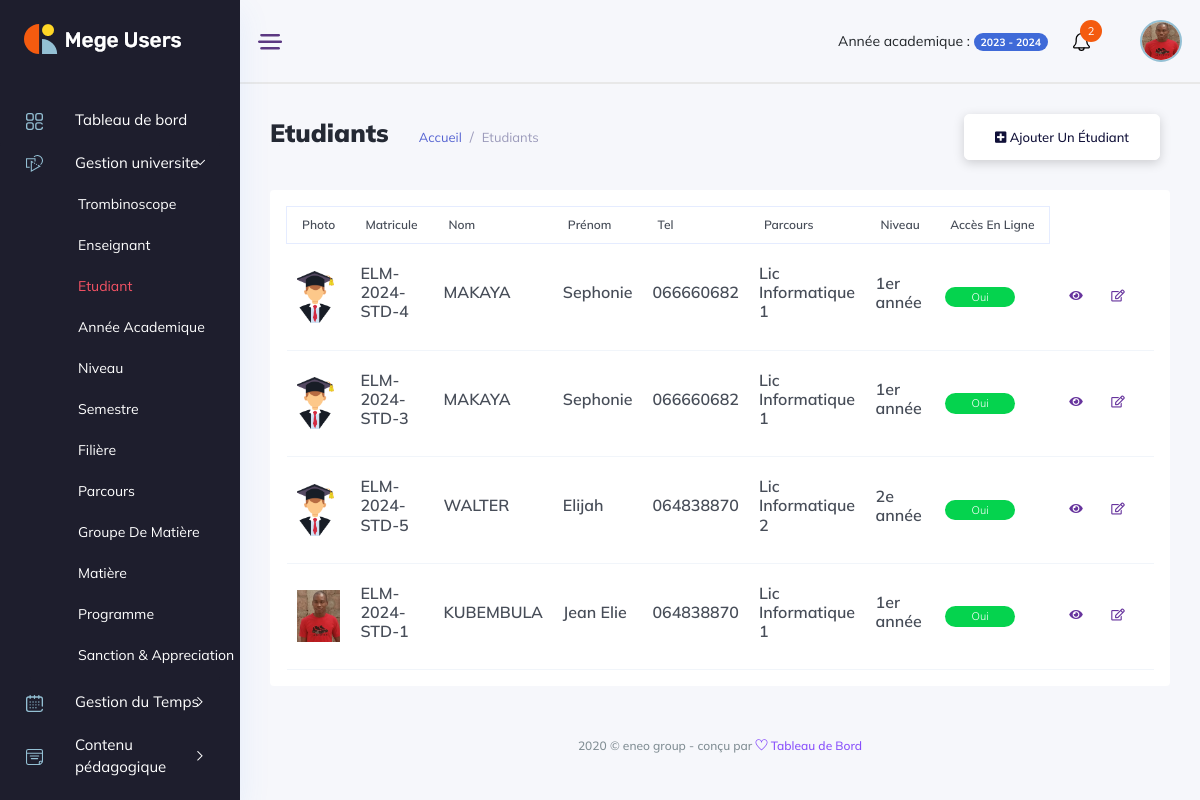
Page /gestion_universite/students/ (signed in) on the earlier database version.
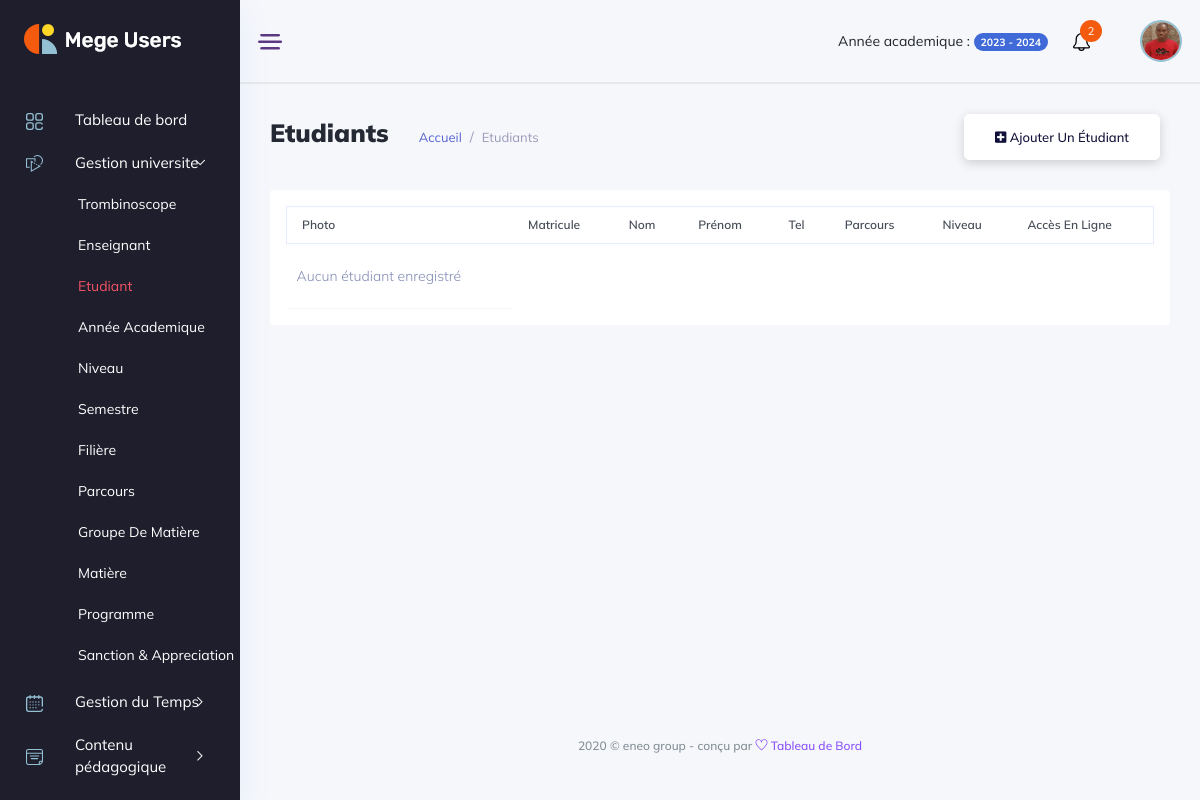
Same page on the later database version.
### backend/models/gestion_ecole.py (models this page shows, shortened)
class StudentCareer(models.Model):
    student = models.ForeignKey(Student, on_delete=models.SET_NULL, blank=True, null=True)
    career = models.ForeignKey(Career, on_delete=models.SET_NULL, blank=True, null=True)
    academic_year = models.ForeignKey(AcademicYear, on_delete=models.SET_NULL, blank=True, null=True)
    semester = models.ForeignKey(Semester, on_delete=models.SET_NULL, blank=True, null=True)
    is_registered =  models.BooleanField(default=False)
    is_valid =  models.BooleanField(default=False)
    school = models.ForeignKey(Etablishment, on_delete=models.CASCADE, null=True)
    created_at = models.DateTimeField(auto_now_add=True)
    updated_at = models.DateTimeField(auto_now=True)

class Career(models.Model):
    title = models.CharField(max_length=50)
    sector = models.ForeignKey(Sector, on_delete=models.SET_NULL, blank=True, null=True)
    created_at = models.DateTimeField(auto_now_add=True)
    updated_at = models.DateTimeField(auto_now=True)

class Semester(models.Model):
    title = models.CharField(max_length=50)
    level = models.ForeignKey(Level, on_delete=models.SET_NULL, null=True, blank=True)
    created_at = models.DateTimeField(auto_now_add=True)
    updated_at = models.DateTimeField(auto_now=True)

class Level(models.Model):
    label = models.CharField(max_length=50)
    fees = models.IntegerField(default=1000)
    school = models.ForeignKey(Etablishment, on_delete=models.CASCADE, null=True)
    created_at = models.DateTimeField(auto_now_add=True)
    updated_at = models.DateTimeField(auto_now=True)

### backend/models/user_account.py (models this page shows, shortened)
class Student(models.Model):
    registration_number = models.CharField(max_length=255, unique=True)
    lastname = models.CharField(max_length=50, null=True, blank=True)
    firstname = models.CharField(max_length=50, null=True, blank=True)
    address = models.CharField(max_length=50, null=True, blank=True)
    tel = models.CharField(max_length=20, blank=True)
    city = models.CharField(max_length=17, choices=cities, blank=True)
    sex = models.CharField(max_length=10, choices=sexes, blank=True)
    email = models.CharField(max_length=120, unique=True, blank=True, null=True)
    bithday = models.DateField(null=True, blank=True)
    nationality = models.CharField(max_length=20, blank=True)
    blood_type = models.CharField(max_length=5, blank=True, null=True, choices=type_blood)
    birthday_place = models.CharField(max_length=100, blank=True, null=True)
    allergy = models.CharField(max_length=255, blank=True, null=True)
    picture = models.ImageField(upload_to="student_images", blank=True, null=True)
    status = models.BooleanField(default=False)
    is_valid = models.BooleanField(default=False)
    created_at = models.DateTimeField(auto_now_add=True, null=True)
    updated_at = models.DateTimeField(auto_now=True, null=True)
    def file_exists(self):
        if self.picture:
            return os.path.exists(settings.MEDIA_ROOT / str(self.picture))
        return False

### manager_dashboard/views/gestion_universite_view.py (the view)
class StudentsView(View):
    template = "manager_dashboard/gestion_universite/etudiants.html"
    def dispatch(self,request, *args, **kwargs):
        if not request.user.is_authenticated:
            return redirect('backend:login')
        if request.user.is_manager or request.user.is_admin:
            return super().dispatch(request, *args, **kwargs)
        return redirect('backend:logout')
    def get(self, request, *args, **kwargs):
        try:
            academic_year = AcademicYear.objects.get(status=True, school=request.user.school)
            students = StudentCareer.objects.filter(academic_year=academic_year, is_registered=True, is_valid=False).order_by('-created_at')
            context = {'student_careers': students}
            return render(request, template_name=self.template, context=context)
        except AcademicYear.DoesNotExist:
           return render(request, template_name=self.template)

### manager_dashboard/templates/manager_dashboard/gestion_universite/etudiants.html (shortened to what the changed rows need)
{% extends '../base.html' %}
{% load static %}
{% block content %}
<div class="main_content_iner overly_inner ">
    <div class="container-fluid p-0 ">
        <div class="row">
            <div class="col-lg-12">
                <div class="card QA_section border-0">
                    <div class="card-body QA_table ">
                        <div class="table-responsive shopping-cart ">
                            <table class="table mb-0">
                                <thead>
                                    <tr>
                                        <th class="border-top-0">Photo</th>
                                        <th class="border-top-0">Matricule</th>
                                        <th class="border-top-0">Nom</th>
                                        <th class="border-top-0">Prénom</th>
                                        <th class="border-top-0">tel</th>
                                        <th class="border-top-0">Parcours</th>
                                        <th class="border-top-0">Niveau</th>
                                        <th class="border-top-0">Accès en ligne</th>
                                    </tr>
                                </thead>
                                <tbody>
                                    {% if student_careers|length >= 1 %}
                                        {% for student_career in student_careers %}
                                            <tr>
                                                <td>
                                                    {% if student_career.student.file_exists %}
                                                        <img src="{{ student_career.student.picture.url }}" alt height="52">
                                                    {% else %}
                                                        <img src="{% static 'img/staf/student.png' %}" alt height="52">
                                                    {% endif %}
                                                </td>
                                                <td><h6> {{student_career.student.registration_number}} </h6></td>
                                                <td><h6> {{student_career.student.lastname}} </h6></td>
                                                <td><h6> {{student_career.student.firstname}} </h6></td>
                                                <td><h6> {{student_career.student.tel}} </h6></td>
                                                <td><h6> {{student_career.career.title}} </h6></td>
                                                <td><h6> {{student_career.semester.level.label}} </h6></td>
                                                <td><a class="status_btn">Oui</a></td>
                                                <td>
                                                    <div class="action_btns d-flex">
                                                        <a href='{% url "manager_dashboard:student_detail" student_career.student.id %}' class="action_btn mr_10"> <i class="fas fa-eye"></i> </a>
                                                        <a href="#" class="action_btn mr_10"> <i class="far fa-edit"></i> </a>
                                                    </div>
                                                </td>
                                            </tr>
                                        {% endfor %}
                                    {% else %}
                                        <tr>
                                            <td>
                                                <p> Aucun étudiant enregistré </p>
                                            </td>
                                        </tr>
                                    {%endif%}
                                </tbody>
                            </table>
                        </div>
                    </div>
                </div>
            </div>
        </div>
    </div>
</div>
{% endblock content %}

Differences in the rows shown:
no longer on this page (row edited): StudentCareer: student.registration_number "ELM-2024-STD-4", student.lastname "MAKAYA", student.firstname "Sephonie", student.tel "066660682", career "Lic Informatique 1", semester.level.label "1er année"
removed StudentCareer: student.registration_number "ELM-2024-STD-3", student.lastname "MAKAYA", student.firstname "Sephonie", student.tel "066660682", career "Lic Informatique 1", semester.level.label "1er année"
no longer on this page (row edited): StudentCareer: student.registration_number "ELM-2024-STD-5", student.lastname "WALTER", student.firstname "Elijah", student.tel "064838870", career "Lic Informatique 2", semester.level.label "2e année"
no longer on this page (row unchanged): StudentCareer: student.picture (picture), student.registration_number "ELM-2024-STD-1", student.lastname "KUBEMBULA", student.firstname "Jean Elie", student.tel "064838870", career "Lic Informatique 1", semester.level.label "1er année"
Other differences:
text now shown: "Aucun étudiant enregistré"
